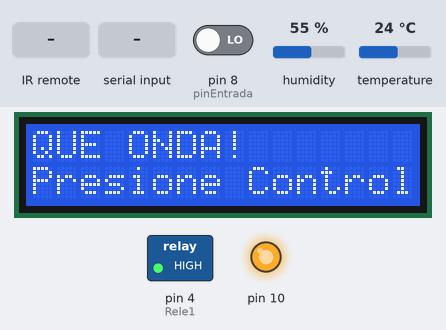
The sketch below on a simulated Arduino Uno, built with avr-gcc and run on an emulated ATmega328P. Shown: 16×2 character LCD, switched loads named in the sketch (green lamp = pin HIGH), output pins drawn as LEDs (lit = HIGH). The inputs (shaded band) are chosen by the test bench; at power-on: pin 8 (pinEntrada) LOW, humidity 55 %, temperature 24 °C. The local clock reads 2024-03-15 10:24:30 at power-on unless the sketch sets it; what the sketch prints to the serial monitor is not drawn.

Above: at 1.2 s.
1.3 s: infrared code 0x1FEF807 received
At 2.7 s:
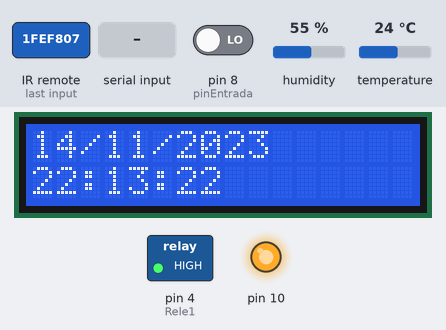
7.3 s: infrared code 0x1FED827 received
At 8.1 s:
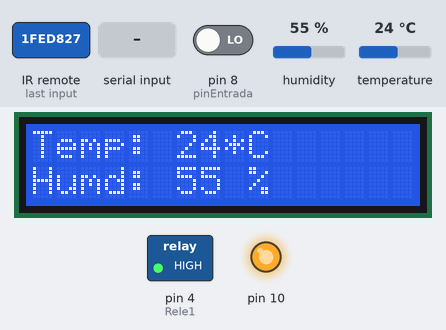
8.8 s: infrared code 0x1FE30CF received
At 9.6 s:
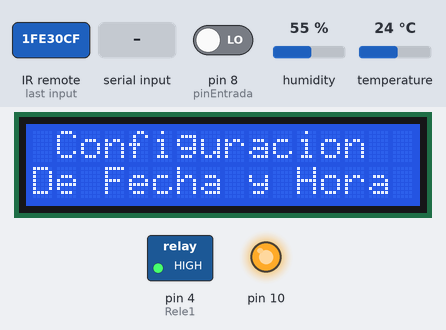
10.3 s: infrared code 0x1FE50AF received
At 11.2 s:
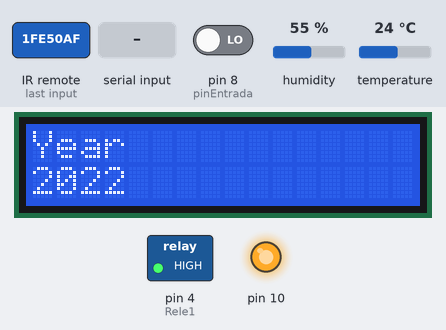
11.8 s: infrared code 0x1FE40BF received
At 12.4 s:
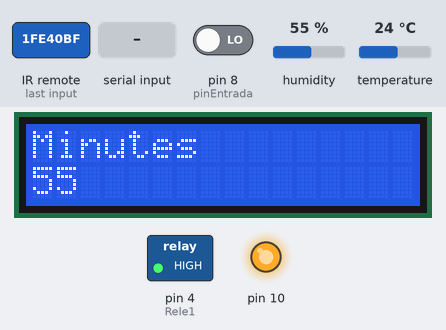
13.3 s: "1" received over the second serial link
At 14.2 s:
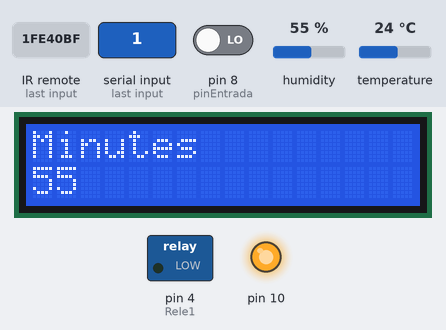
Timing chart, 0 to 15.8 s (numbered marks = the images above; inputs shaded):
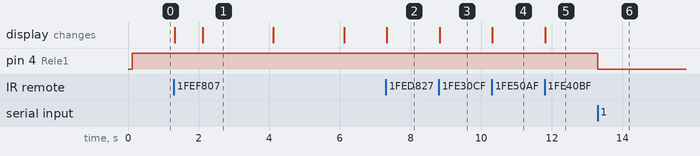

Measured:
- after the input at 1.3 s, the display: first changes at once (image 1 shows a later state)
- after the input at 7.3 s, the display: changes at once (image 2)
- after the input at 8.8 s, the display: changes at once (image 3)
- after the input at 10.3 s, the display: changes at once (image 4)
- after the input at 11.8 s, the display: changes at once (image 5)
- after the input at 13.3 s, pin 4 (Rele1): HIGH → LOW at once
- what the display in image 1 shows lasts 2.0 s, from 2.1 s to 4.1 s

The sketch:

HouseArduino.ino
```cpp
//Librerias

/*Control Remoto*/
#include <IRremote.h>

#include <SPI.h>

/*Pantalla LCD*/
#include <Wire.h>                 // libreria de comunicacion por I2C
#include <LCD.h>                  // libreria para funciones de LCD
#include <LiquidCrystal_I2C.h>    // libreria para LCD por I2C

/*DHT sensor Temperatura y Humedad*/
#include <DHT.h>
#include <DHT_U.h>

/*RTC3231 Reloj y Fecha*/
//#include <Wire.h>    // incluye libreria para interfaz I2C
#include <RTClib.h>   // incluye libreria para el manejo del modulo RTC

/*Modulo Bluetooth HC-05*/
#include <SoftwareSerial.h>

//Botones del control remoto
#define contAux_1 0x1FE50AF
#define contAux_2 0x1FED827
#define contAux_3 0x1FEF807
#define contAux_4 0x1FE30CF
#define contAux_5 0x1FEB04F
#define contAux_6 0x1FE708F

#define contAux_VolPlus 0x1FE609F
#define contAux_VolRest 0x1FEA05F
#define contAux_CHPlus 0x1FEC03F
#define contAux_CHRest 0x1FE40BF
#define contAux_SCAN 0x1FE807F
#define contAux_MUTE 0x1FE48B7

/*Conect LCD I2C
  SDA   A4
  SCL   A5
*/
/*Conect DHT11
  OUT -> PIN 3
*/
/*Conect ControlRemoto
  OUT -> PIN 2
*/
/*Conect RELE
  OUT -> PIN 4
*/
/*Conect HC-05 Bluetooth
  VCC --> 5v
  GND --> GND
  TXD --> 6
  RXD --> 5
*/
/*Conecction
  SDA --> A4
  SCL --> A5
  VCC --> 5v
  GND --> 0v
*/

//PINES
#define SensorControlRemoto 2           // sensor KY-022 a pin digital 2
#define Rele1               4
#define sensorTemperatura   3

//Control Remoto
IRrecv irrecv(SensorControlRemoto);
decode_results codigo;

//LCD
LiquidCrystal_I2C lcd (0x27, 2, 1, 0, 4, 5, 6, 7); // DIR, E, RW, RS, D4, D5, D6, D7

//Sensor Temp Humd DHT11
DHT dht(sensorTemperatura, DHT11);

//Bluetooth
SoftwareSerial miBT(6, 5);

//Reloj
RTC_DS3231 rtc;     // crea objeto del tipo RTC_DS3231

//Variables Globales
int humd = 0;
int temp = 0;
char DataBluetooth = '0';
unsigned long startMillis;
unsigned long currentMillis;
const unsigned long period = 2000;
bool isClock = false;
bool isTempHumd = false;

//Variables Reloj
int reloj[] = {2022, 1, 10, 18, 55};
int indexReloj = 0;
bool moodSettingClock = false;

//Variables Alarma
int moodSettingAlarma = false;
int alarma[] = {20,30}; //{hour,minutes}
int existsAlarm = false;
int indexAlarma = 0;

int pinEntrada = 8;
bool ESTADO = true;

void setup() {
  //Inicializamos
  Serial.begin(9600);
  miBT.begin(38400);
  dht.begin();
  rtc.begin();
  SPI.begin();

  IrReceiver.begin(SensorControlRemoto, DISABLE_LED_FEEDBACK);     // inicializa recepcion de datos
  irrecv.enableIRIn();

  //Establecer fecha y horario RTC3231
  rtc.adjust(DateTime(__DATE__, __TIME__));

  //Definimos funciones del LCD I2C
  lcd.setBacklightPin(3, POSITIVE); // puerto P3 de PCF8574 como positivo
  lcd.setBacklight(HIGH);   // habilita iluminacion posterior de LCD
  lcd.begin(16, 2);     // 16 columnas por 2 lineas para LCD 1602A
  lcd.clear();      // limpia pantalla

  lcd.setCursor(0, 0);
  lcd.print("QUE ONDA!");
  lcd.setCursor(0, 1);
  lcd.print("Presione Control");

  //Definimos las salidas
  pinMode(Rele1, OUTPUT);

  startMillis = millis();

  pinMode(pinEntrada,INPUT);
  digitalWrite(pinEntrada,LOW);
}

void loop() {
  //Obtenemos los datos del DHT11
  temp = dht.readTemperature();
  humd = dht.readHumidity();

  if(digitalRead(pinEntrada) == HIGH){
    ESTADO = true;
  }
  if(digitalRead(pinEntrada) == LOW && ESTADO){
    prenderApagarRele(Rele1);
    ESTADO = false;
  }

  currentMillis = millis();  //get the current time
  if (currentMillis - startMillis >= period){  //test whether the period has elapsed
    if (!moodSettingAlarma && !moodSettingClock)
      if(isClock) mostrarFechaHorario();
      else if(isTempHumd) mostrarTempHumd();


    startMillis = currentMillis;
  }

  //------------------------------------------------------------

  if (irrecv.decode(&codigo)) {
    Serial.println(codigo.value, HEX);


    if (moodSettingClock) {

      if (codigo.value == contAux_VolPlus) reloj[indexReloj] += 1;

      if (codigo.value == contAux_VolRest) reloj[indexReloj] -= 1;

      if (codigo.value == contAux_CHPlus) {
        indexReloj++;
        if (indexReloj == 5) {
          indexReloj = 0;
        }
      }
      if (codigo.value == contAux_CHRest) {
        indexReloj--;
        if (indexReloj == -1) {
          indexReloj = 4;
        }
      }

      mostrarConfiguracionReloj(indexReloj);

      if (codigo.value ==  contAux_MUTE) {
        moodSettingClock = false;
        mostrarFechaHorario();
      }

      if (codigo.value == contAux_SCAN) {
        int anio = reloj[0];
        int meses = reloj[1];
        int dias = reloj[2];
        int horas = reloj[3];
        int minutos = reloj[4];
        rtc.adjust(DateTime(anio, meses, dias, horas, minutos));

        moodSettingClock = false;
        mostrarFechaHorario();
      }


    } else if(moodSettingAlarma){
      if (codigo.value == contAux_VolPlus) alarma[indexAlarma] += 1;

      if (codigo.value == contAux_VolRest) alarma[indexAlarma] -= 1;

      if (codigo.value == contAux_CHPlus) {
        indexAlarma++;
        if (indexAlarma == 1) {
          indexAlarma = 0;
        }
      }
      if (codigo.value == contAux_CHRest) {
        indexAlarma--;
        if (indexAlarma == -1) {
          indexAlarma = 1;
        }
      }

      mostrarConfiguracionAlarma(indexAlarma);

      if (codigo.value ==  contAux_MUTE) {
        moodSettingAlarma = false;
        mostrarFechaHorario();
      }
      if (codigo.value == contAux_SCAN) {

        mostrarPantalla("Se Guardo", 0, true);
        mostrarPantalla("Correctamente", 1, false);
        delay(2000);

        existsAlarm = true;
        moodSettingAlarma = false;
        mostrarFechaHorario();
      }

    } else {
      if (codigo.value == contAux_1) prenderApagarRele(Rele1);

      if (codigo.value == contAux_2) mostrarTempHumd();

      if (codigo.value == contAux_3) mostrarFechaHorario();

      if (codigo.value == contAux_4) {
        moodSettingClock = true;
        mostrarPantalla(" Configuracion ", 0, true);
        mostrarPantalla("De Fecha y Hora", 1, false);
      }
      if (codigo.value == contAux_5) {
        moodSettingAlarma = true;
        mostrarPantalla(" Setting Alarm ", 0, true);
        mostrarPantalla("Select Hour&Min", 1, false);
      }
    }

    irrecv.resume();
  }

  if (miBT.available()) {
    DataBluetooth = miBT.read();

    if (DataBluetooth == '1') prenderApagarRele(Rele1);

    if (DataBluetooth == '2') mostrarTempHumd();

    if (DataBluetooth == '3') mostrarFechaHorario();
  }

  if (existsAlarm) {
    DateTime fecha = rtc.now();
    if(fecha.hour() == alarma[0] && fecha.minute() == alarma[1]){
      prenderApagarRele(Rele1);

      existsAlarm = false;
    }
  }
}

void mostrarPantalla (String mensaje , int cursor, boolean clear) {
  if (clear)   lcd.clear();     // limpia pantalla

  lcd.setCursor(0, cursor);    // ubica cursor en columna 0 y linea 0
  lcd.print(mensaje);  // escribe el texto
}

void mostrarConfiguracionReloj(int indexReloj) {
  String thisString = "";
  //Year
  if (indexReloj == 0) {
    mostrarPantalla("Year", 0, true);

    thisString = String(reloj[indexReloj]);
    mostrarPantalla(thisString, 1, false);
  }
  //Mounth
  if (indexReloj == 1) {
    mostrarPantalla("Mounth", 0, true);

    if ( reloj[indexReloj] > 12 )reloj[indexReloj] = 1;
    if ( reloj[indexReloj] < 1 )reloj[indexReloj] = 12;

    thisString = String(reloj[indexReloj]);
    mostrarPantalla(thisString, 1, false);
  }
  //Day
  if (indexReloj == 2) {
    mostrarPantalla("Day", 0, true);

    if ( reloj[indexReloj] > 31 ) reloj[indexReloj] = 1;
    if ( reloj[indexReloj] < 1 )reloj[indexReloj] = 31;

    thisString = String(reloj[indexReloj]);
    mostrarPantalla(thisString, 1, false);
  }
  //Hour
  if (indexReloj == 3) {
    mostrarPantalla("Hour", 0, true);

    if ( reloj[indexReloj] > 23 ) reloj[indexReloj] = 0;
    if ( reloj[indexReloj] < 0 )reloj[indexReloj] = 23;

    thisString = String(reloj[indexReloj]);
    mostrarPantalla(thisString, 1, false);
  }
  //Minutos
  if (indexReloj == 4) {
    mostrarPantalla("Minutes", 0, true);

    if ( reloj[indexReloj] > 59 ) reloj[indexReloj] = 0;
    if ( reloj[indexReloj] < 0 )reloj[indexReloj] = 59;

    thisString = String(reloj[indexReloj]);
    mostrarPantalla(thisString, 1, false);
  }
}

void mostrarTempHumd() {
  isClock = false;
  isTempHumd = true;
  lcd.clear();
  lcd.setCursor(0, 0);    // ubica cursor en columna 0 y linea 0
  lcd.print("Temp: ");  // escribe el texto
  lcd.print(temp);
  lcd.print("*C");
  lcd.setCursor(0, 1);
  lcd.print("Humd: ");  // escribe el texto
  lcd.print(humd);
  lcd.print(" %");
}

void mostrarConfiguracionAlarma (int indexAlarma) {
  String thisString = "";
  if (indexAlarma == 0) {
    mostrarPantalla("Hour", 0, true);

    if ( alarma[indexAlarma] > 23 ) alarma[indexAlarma] = 0;
    if ( alarma[indexAlarma] < 0 ) alarma[indexAlarma] = 23;

    thisString = String(alarma[indexAlarma]);
    mostrarPantalla(thisString, 1, false);
  }
  //Minutos
  if (indexAlarma == 1) {
    mostrarPantalla("Minutes", 0, true);

    if ( alarma[indexAlarma] > 59 ) alarma[indexAlarma] = 0;
    if ( alarma[indexAlarma] < 0 )  alarma[indexAlarma] = 59;

    thisString = String(alarma[indexAlarma]);
    mostrarPantalla(thisString, 1, false);
  }
}

void prenderApagarRele(int pinRele) {
  digitalWrite(pinRele, !digitalRead(pinRele));
  //Serial.println(digitalRead(pinRele));
}

void mostrarFechaHorario() {
  isClock = true;
  isTempHumd = false;
  DateTime fecha = rtc.now();

  lcd.clear();

  lcd.setCursor(0, 0);    // ubica cursor en columna 0 y linea 0
  lcd.print(fecha.day());  // escribe el texto
  lcd.print("/");
  lcd.print(fecha.month());  // escribe el texto
  lcd.print("/");
  lcd.print(fecha.year());  // escribe el texto

  lcd.setCursor(0, 1);
  lcd.print(fecha.hour());  // escribe el texto
  lcd.print(":");
  lcd.print(fecha.minute());
  lcd.print(":");
  lcd.print(fecha.second());

  /*
    Serial.print(fecha.day());     // funcion que obtiene el dia de la fecha completa
    Serial.print("/");       // caracter barra como separador
    Serial.print(fecha.month());     // funcion que obtiene el mes de la fecha completa
    Serial.print("/");       // caracter barra como separador
    Serial.print(fecha.year());      // funcion que obtiene el año de la fecha completa
    Serial.print(" ");       // caracter espacio en blanco como separador
    Serial.print(fecha.hour());      // funcion que obtiene la hora de la fecha completa
    Serial.print(":");       // caracter dos puntos como separador
    Serial.print(fecha.minute());      // funcion que obtiene los minutos de la fecha completa
    Serial.print(":");       // caracter dos puntos como separador
    Serial.println(fecha.second());    // funcion que obtiene los segundos de la fecha completa
  */
}
```
